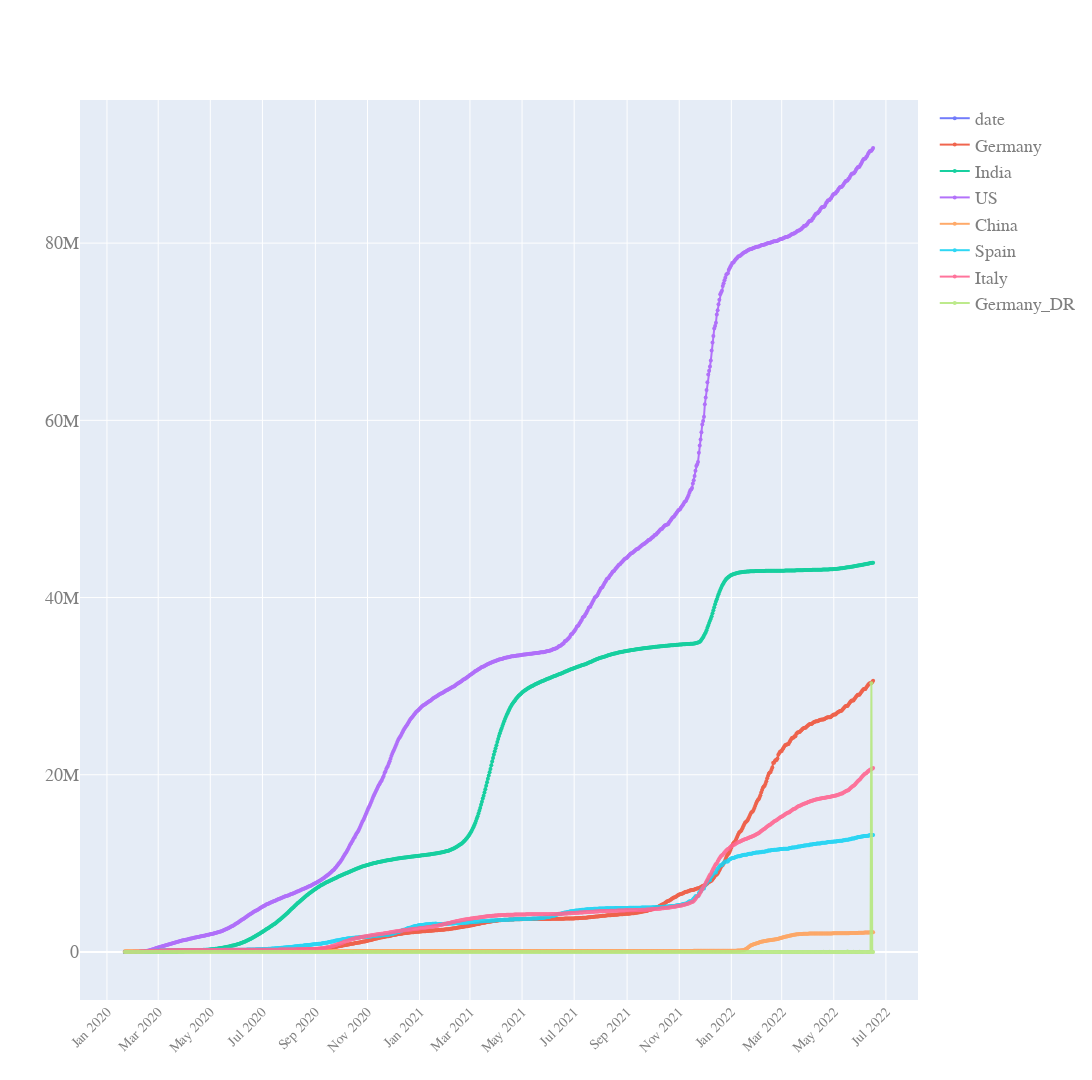

The code cell stored with this chart in its notebook:
### Code cell
quick_plot(df_analyse.date,df_analyse.iloc[40:,:],y_scale='linear')

### Figure 1 — Plotly figure (JSON) as saved in the notebook; plotly's stock layout.template omitted (floating-point values rounded to 4 significant figures; data arrays with more than 128 entries replaced by an {"elided": "..."} marker saying what was removed)
{"data": [{"line": {"width": 2}, "marker": {"size": 4}, "mode": "markers+lines", "name": "date", "opacity": 0.9, "type": "scatter", "x": {"elided": "917 str values"}, "y": {"elided": "877 str values"}}, {"line": {"width": 2}, "marker": {"size": 4}, "mode": "markers+lines", "name": "Germany", "opacity": 0.9, "type": "scatter", "x": {"elided": "917 str values"}, "y": {"elided": "877 int values"}}, {"line": {"width": 2}, "marker": {"size": 4}, "mode": "markers+lines", "name": "India", "opacity": 0.9, "type": "scatter", "x": {"elided": "917 str values"}, "y": {"elided": "877 int values"}}, {"line": {"width": 2}, "marker": {"size": 4}, "mode": "markers+lines", "name": "US", "opacity": 0.9, "type": "scatter", "x": {"elided": "917 str values"}, "y": {"elided": "877 int values"}}, {"line": {"width": 2}, "marker": {"size": 4}, "mode": "markers+lines", "name": "China", "opacity": 0.9, "type": "scatter", "x": {"elided": "917 str values"}, "y": {"elided": "877 int values"}}, {"line": {"width": 2}, "marker": {"size": 4}, "mode": "markers+lines", "name": "Spain", "opacity": 0.9, "type": "scatter", "x": {"elided": "917 str values"}, "y": {"elided": "877 int values"}}, {"line": {"width": 2}, "marker": {"size": 4}, "mode": "markers+lines", "name": "Italy", "opacity": 0.9, "type": "scatter", "x": {"elided": "917 str values"}, "y": {"elided": "877 int values"}}, {"line": {"width": 2}, "marker": {"size": 4}, "mode": "markers+lines", "name": "Germany_DR", "opacity": 0.9, "type": "scatter", "x": {"elided": "917 str values"}, "y": {"elided": "877 float values"}}], "layout": {"autosize": true, "font": {"color": "#7f7f7f", "family": "PT Sans, monospace", "size": 18}, "height": 1080, "width": 1920, "xaxis": {"nticks": 20, "tickangle": -45, "tickfont": {"color": "#7f7f7f", "size": 14}}, "yaxis": {"type": "linear"}}}
